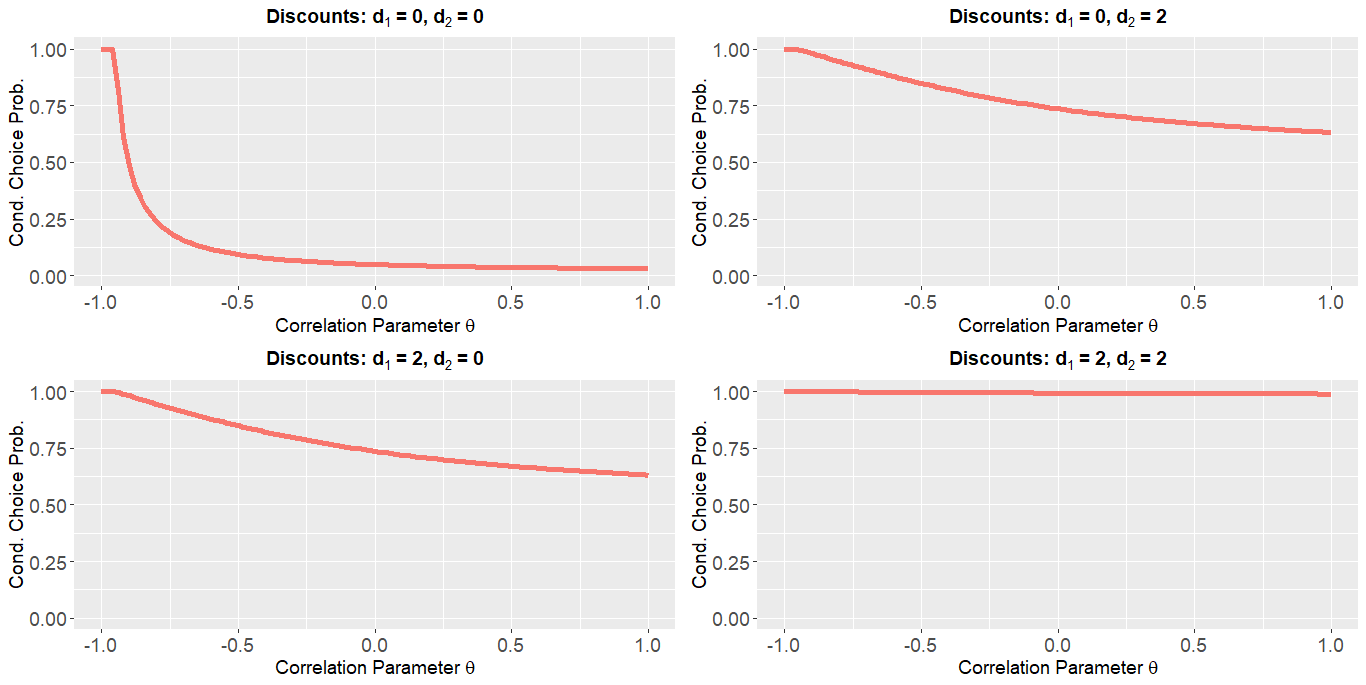

Recreate this plot in R.
rm(list = ls())
setwd("C:/Users/Matteo/Desktop/RI/R-codes/R_Files")

set.seed(66)
library(ggplot2)
library(gridExtra)
source("RICBC_choice_sets_and_incentives.R")
source("RICBC_RI_SC_Choice.R")


#preferences
beta.vec <- c(1, -1)

#processing cost
lambda <- 0.5

#Discount Scheme
B <- 2#0.75#2
rho <- c(2*(-B),-B,-B,0)
rho.prob <- rep(1, length(rho))/length(rho)

#correlation parameter
theta<-seq(-1,1,by=0.02)

#design matrix
X <- matrix(c(1,2.75,#3.3,
              0,0), byrow = TRUE, ncol=2)

#creating space
condprobinside<-matrix(rep(0,length(theta)*length(rho)), ncol=length(rho))
condprobout<-matrix(rep(0,length(theta)*length(rho)), ncol=length(rho))


for (i in 1:length(theta)){

# Calculation of the states.
states.and.prior <- CreateStatesAndPrior(X, beta.vec, rho, rho.prob)
states.and.prior[[2]]<-c(0.25*(1+theta[i]),0.25*(1-theta[i]),0.25*(1-theta[i]),
                         0.25*(1+theta[i]))

# RI Optimization with Shannon Costs
choice.probs.output <- CalcChoiceProbsUnderRIWithShannon(
  Omega = states.and.prior[[1]],
  mu = states.and.prior[[2]],
  lambda = lambda, 
  max.iter = 10^7,
  precision = 10^(-10))

condprobinside[i,]<-choice.probs.output$`State Dependent Choice Probabilities`[1,]
condprobout[i,]<-choice.probs.output$`State Dependent Choice Probabilities`[2,]

}

Correlation<-rep(theta,2)
Probs1<-as.vector(cbind(condprobinside[,1],condprobout[,1]))
Probs2<-as.vector(cbind(condprobinside[,2],condprobout[,2]))
Probs3<-as.vector(cbind(condprobinside[,3],condprobout[,3]))
Probs4<-as.vector(cbind(condprobinside[,4],condprobout[,4]))
type=c(rep("Inside",length(theta)),rep("Outside",length(theta)))
g<-list("Correlation"=Correlation,"Probs1"=Probs1,"Probs2"=Probs2, "Type"=type)
frame<-data.frame(g)


test1<-ggplot(data=frame, aes(x=Correlation,y=Probs1, color=Type, linetype=Type))+
  geom_line(size=1)+
  labs(title = "Discount d[1] = 2 , d[2] = 2", x="Correlation Parameter"~theta,
       y="Conditional Choice Prob. Discount=2/2")+
  theme(axis.text=element_text(size=14),
        axis.title=element_text(size=14,face="bold"),
        legend.title = element_blank(),
        legend.position = "top")+
  scale_linetype_manual(values=c("solid","dashed"))+
  scale_color_manual(values=c( "#F8766D","#00BFC4"))+
  coord_cartesian( ylim = c(0, 1))


test2<-ggplot(data=frame, aes(x=Correlation,y=Probs2, color=Type, linetype=Type))+
  geom_line(size=1)+
  labs(title = "Discount d[1] = 0 , d[2] = 2", x="Correlation Parameter"~theta,
       y="Conditional Choice Prob. Discount= 0/2")+
  theme(axis.text=element_text(size=8),
        axis.title=element_text(size=10,face="bold"),
        legend.title = element_blank(),
        legend.position = "top")+
  scale_linetype_manual(values=c("solid","dashed"))+
  scale_color_manual(values=c( "#F8766D","#00BFC4"))+
  coord_cartesian( ylim = c(0, 1))


test3<-ggplot(data=frame, aes(x=Correlation,y=Probs3, color=Type, linetype=Type))+
  geom_line(size=1)+
  labs(title = "Discount d[1] = 2 , d[2] = 0", x="Correlation Parameter"~theta,
       y="Conditional Choice Prob.")+
  theme(axis.text=element_text(size=8),
        axis.title=element_text(size=10,face="bold"),
        legend.title = element_blank(),
        legend.position = "top")+
  scale_linetype_manual(values=c("solid","dashed"))+
  scale_color_manual(values=c( "#F8766D","#00BFC4"))+
  coord_cartesian( ylim = c(0, 1))

test4<-ggplot(data=frame, aes(x=Correlation,y=Probs4, color=Type, linetype=Type))+
  geom_line(size=1)+
  labs(title = "Discount d[1] = 0 , d[2] = 0",x="Correlation Parameter"~theta,y="Conditional Choice Prob.")+
  theme(axis.text=element_text(size=8),
        axis.title=element_text(size=10,face="bold"),
        legend.title = element_blank(),
        legend.position = "top")+
  scale_linetype_manual(values=c("solid","dashed"))+
  scale_color_manual(values=c( "#F8766D","#00BFC4"))+
  coord_cartesian( ylim = c(0, 1))

Correlation<-theta
Probs1<-condprobinside[,1]
Probs2<-condprobinside[,2]
Probs3<-condprobinside[,3]
Probs4<-condprobinside[,4]
g<-list("Correlation"=Correlation,"Probs1"=Probs1,"Probs2"=Probs2,
        "Probs3"=Probs3,"Probs4"=Probs4, "Type"=type)
frame<-data.frame(g)


test1<-ggplot(data=frame, aes(x=Correlation,y=Probs1))+
  geom_line(size=2,color ="#F8766D")+ 
  ggtitle(bquote(bold(paste("Discounts: ", d[1], " = 2, ", d[2], " = 2"))))+
  labs(x="Correlation Parameter"~theta,y="Cond. Choice Prob.")+
  #labs(x=bquote(bold("Correlation Parameter"~theta)),y="Conditional Choice Prob.")+
  theme(axis.text=element_text(size=14),
        axis.title=element_text(size=14),
        legend.title = element_blank(),
        legend.position = "top",
        plot.title = element_text(hjust = 0.5, size=14))+
  coord_cartesian( ylim = c(0, 1))


test2<-ggplot(data=frame, aes(x=Correlation,y=Probs2))+
  geom_line(size=2,color ="#F8766D")+
  ggtitle(bquote(bold(paste("Discounts: ", d[1], " = 0, ", d[2], " = 2"))))+
  labs(x="Correlation Parameter"~theta,y="Cond. Choice Prob.")+
  #labs(x=bquote(bold("Correlation Parameter"~theta)),y="Conditional Choice Prob")+
  theme(axis.text=element_text(size=14),
        axis.title=element_text(size=14),
        legend.title = element_blank(),
        legend.position = "top",
        plot.title = element_text(hjust = 0.5, size= 14))+
  coord_cartesian( ylim = c(0, 1))


test3<-ggplot(data=frame, aes(x=Correlation,y=Probs3))+
  geom_line(size=2,color ="#F8766D")+
  ggtitle(bquote(bold(paste("Discounts: ", d[1], " = 2, ", d[2], " = 0"))))+
  labs(x="Correlation Parameter"~theta,y="Cond. Choice Prob.")+
  #labs(x=bquote(bold("Correlation Parameter"~theta)),y="Conditional Choice Prob.")+
  theme(axis.text=element_text(size=14),
        axis.title=element_text(size=14),
        legend.title = element_blank(),
        legend.position = "top",
        plot.title = element_text(hjust = 0.5, size=14))+
  coord_cartesian( ylim = c(0, 1))

test4<-ggplot(data=frame, aes(x=Correlation,y=Probs4))+
  geom_line(size=2,color ="#F8766D")+
  ggtitle(bquote(bold(paste("Discounts: ", d[1], " = 0, ", d[2], " = 0"))))+
  labs(x="Correlation Parameter"~theta,y="Cond. Choice Prob.")+
  #labs(x=bquote(bold("Correlation Parameter"~theta)),y="Conditional Choice Prob")+
  theme(axis.text=element_text(size=14),
        axis.title=element_text(size=14),
        legend.title = element_blank(),
        legend.position = "top",
        plot.title = element_text(hjust = 0.5, size = 14))+
  coord_cartesian( ylim = c(0, 1))



windows(height=4.5, width=9)
par(mfrow=c(1,4))
grid.arrange(test4,test2,test3,test1,ncol=2)
